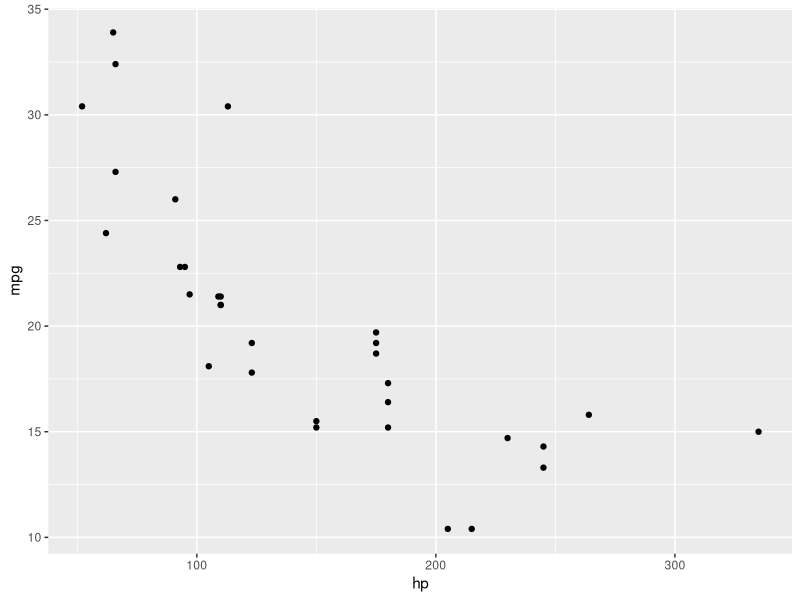
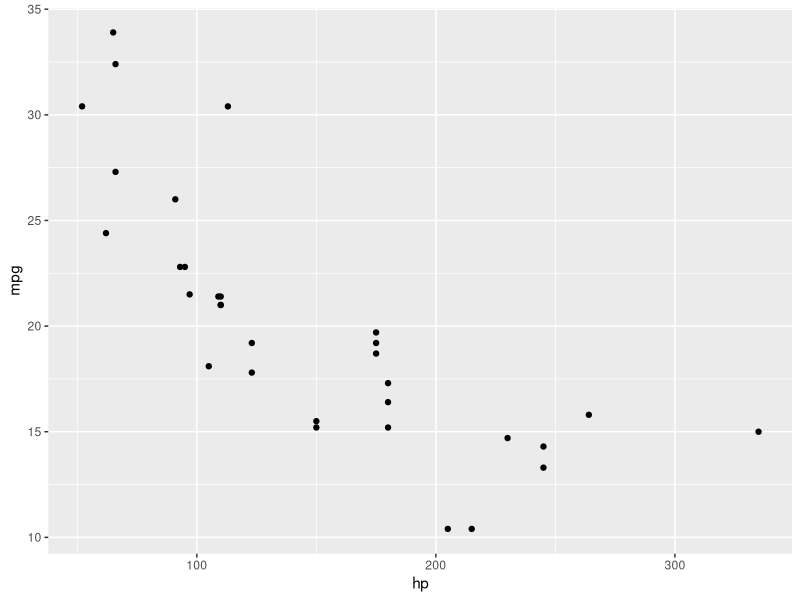
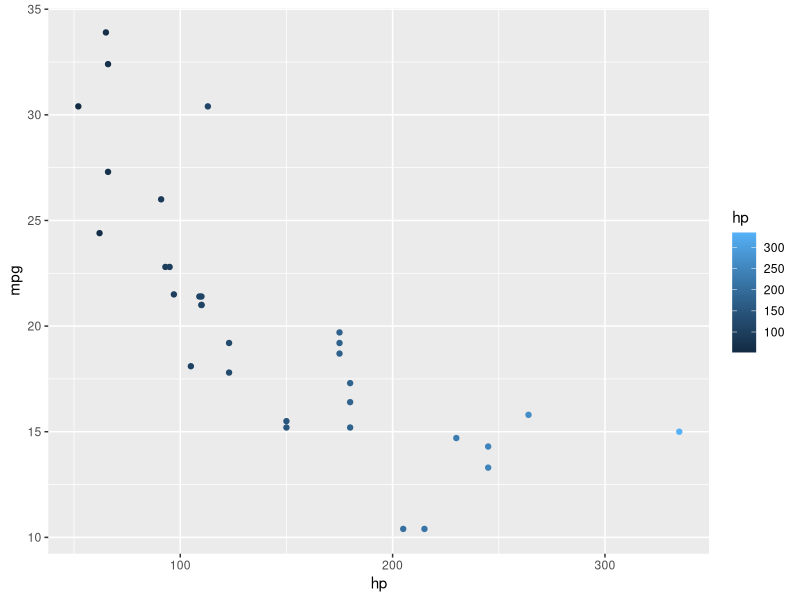
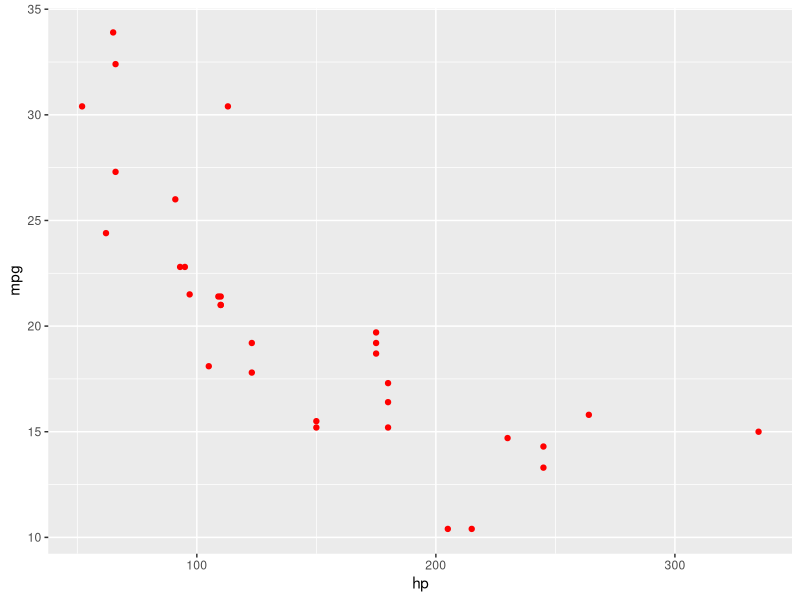
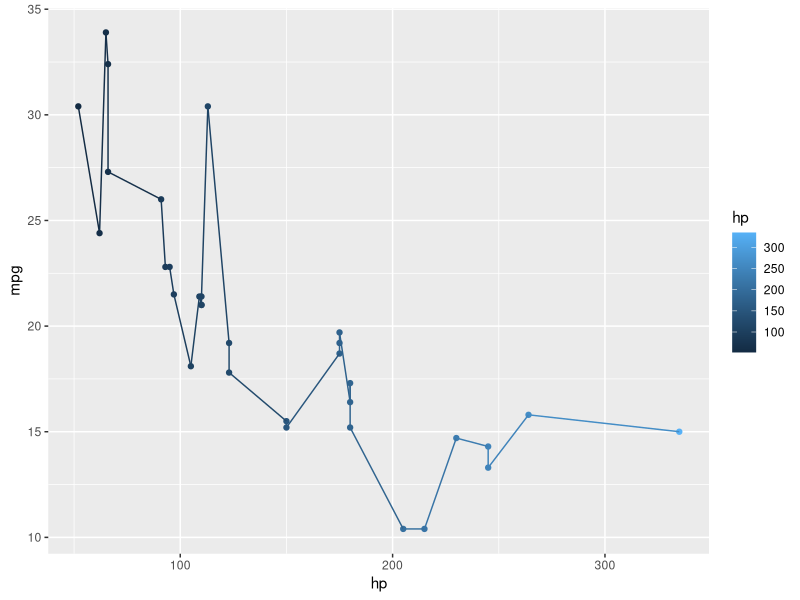
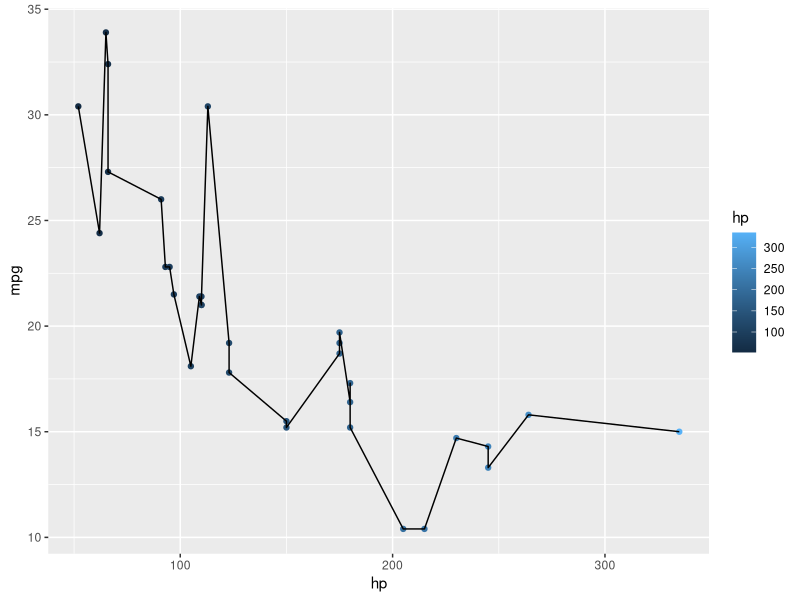
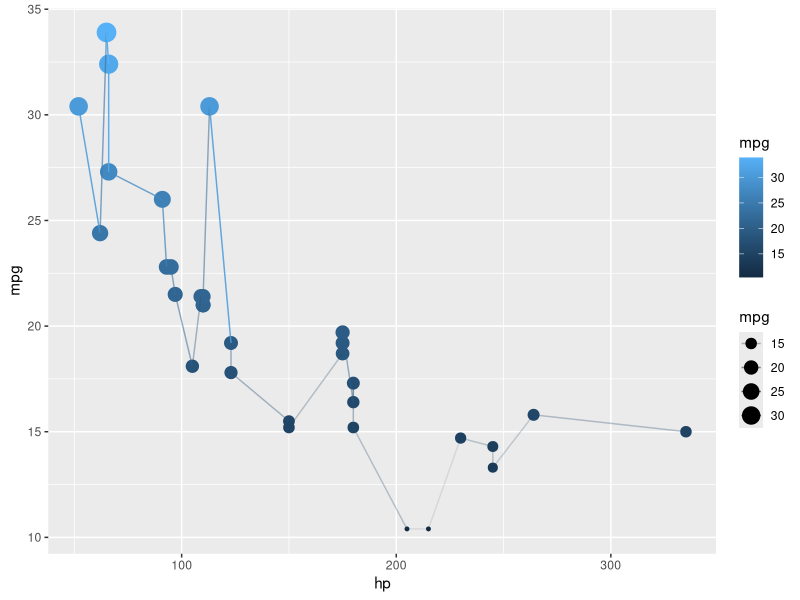

Generate these figures, in order, with R:
## ---- chunk 1
knitr::opts_knit$set(root.dir = '../../../../')
knitr::opts_chunk$set(
  collapse = TRUE,
  comment = "#>",
  fig.path = "figs/",
  fig.height = 3,
  fig.width = 3,
  fig.align = "center"
)
## ---- chunk 2
# install.packages("ggplot2")
library(ggplot2)
## ---- chunk 3
ggplot(mtcars, aes(x = hp, y = mpg)) + geom_point()
## ---- chunk 4
ggplot() + geom_point(data = mtcars, aes(x = hp, y = mpg))
## ---- chunk 5
ggplot(mtcars, aes(x = hp, y = mpg, color = hp)) +
  geom_point()
## ---- chunk 6
ggplot(mtcars, aes(x = hp, y = mpg)) +
  geom_point(color = "red")
## ---- chunk 7
ggplot(mtcars, aes(x = hp, y = mpg, color = hp)) +
  geom_point() +
  geom_line()
## ---- chunk 8
ggplot(mtcars, aes(x = hp, y = mpg)) +
  geom_point(aes(color = hp)) +
  geom_line()
## ---- chunk 9
ggplot(mtcars, aes(x = hp, y = mpg, color = mpg)) +
  geom_point(aes(size = mpg)) +
  geom_line(aes(alpha = mpg))
